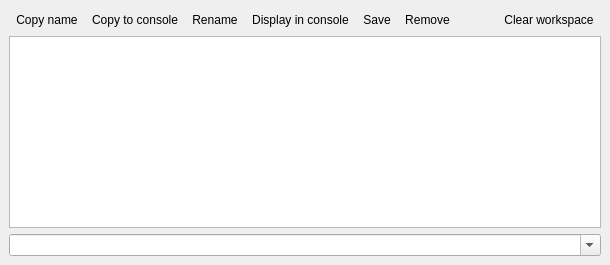
  <widget class="QDockWidget" name="dockWidgetWorkspace">
   <property name="sizePolicy">
    <sizepolicy hsizetype="Preferred" vsizetype="Preferred">
     <horstretch>0</horstretch>
     <verstretch>0</verstretch>
    </sizepolicy>
   </property>
   <property name="windowIcon">
    <iconset theme="user-home"/>
   </property>
   <property name="toolTip">
    <string>Scipyen's workspace table</string>
   </property>
   <property name="statusTip">
    <string>Scipyen's workspace table</string>
   </property>
   <property name="whatsThis">
    <string>&lt;html&gt;&lt;head/&gt;&lt;body&gt;&lt;p&gt;A table view with user's variables in Scipyen's workspace.&lt;/p&gt;&lt;p&gt;&lt;span style=&quot; font-weight:600;&quot;&gt;CAUTION:&lt;/span&gt;&lt;/p&gt;&lt;p&gt;&lt;span style=&quot; font-weight:400;&quot;&gt;Not all variables are visible. Notable hidden variables are: `_`, `__`, and objects created at start up (imported modules, functions and variables which are NOT necessarily global). &lt;/span&gt;&lt;/p&gt;&lt;p&gt;&lt;span style=&quot; font-weight:400;&quot;&gt;To see all the contents of the workspace at any time, execute `dir()` in Scipyen's console.&lt;/span&gt;&lt;/p&gt;&lt;/body&gt;&lt;/html&gt;</string>
   </property>
   <property name="features">
    <set>QDockWidget::DockWidgetFloatable|QDockWidget::DockWidgetMovable</set>
   </property>
   <property name="windowTitle">
    <string>&amp;User Variables</string>
   </property>
   <attribute name="dockWidgetArea">
    <number>8</number>
   </attribute>
   <widget class="QWidget" name="dockWidgetWorkspaceContents">
    <layout class="QVBoxLayout" name="verticalLayout_2">
     <item>
      <layout class="QHBoxLayout" name="horizontalLayout_3">
       <property name="spacing">
        <number>0</number>
       </property>
       <item>
        <widget class="QToolButton" name="copyVarnameToolBtn">
         <property name="toolTip">
          <string>Copy name</string>
         </property>
         <property name="statusTip">
          <string>Copy name</string>
         </property>
         <property name="whatsThis">
          <string>Copy name</string>
         </property>
         <property name="text">
          <string>Copy name</string>
         </property>
         <property name="icon">
          <iconset theme="edit-copy"/>
         </property>
         <property name="autoRaise">
          <bool>true</bool>
         </property>
        </widget>
       </item>
       <item>
        <widget class="QToolButton" name="sendVarnameToConsoleToolBtn">
         <property name="toolTip">
          <string>Send name to console</string>
         </property>
         <property name="statusTip">
          <string>Send name to console</string>
         </property>
         <property name="whatsThis">
          <string>Send name to console</string>
         </property>
         <property name="text">
          <string>Copy to console</string>
         </property>
         <property name="icon">
          <iconset theme="edit-paste-symbolic"/>
         </property>
         <property name="autoRaise">
          <bool>true</bool>
         </property>
        </widget>
       </item>
       <item>
        <widget class="QToolButton" name="renameVarnameToolBtn">
         <property name="toolTip">
          <string>Rename</string>
         </property>
         <property name="statusTip">
          <string>Rename</string>
         </property>
         <property name="whatsThis">
          <string>Rename</string>
         </property>
         <property name="text">
          <string>Rename</string>
         </property>
         <property name="icon">
          <iconset theme="edit-rename-symbolic"/>
         </property>
         <property name="autoRaise">
          <bool>true</bool>
         </property>
        </widget>
       </item>
       <item>
        <widget class="QToolButton" name="displayVariableToolBtn">
         <property name="toolTip">
          <string>Display object in console</string>
         </property>
         <property name="statusTip">
          <string>Display object in console</string>
         </property>
         <property name="whatsThis">
          <string>Display object in console</string>
         </property>
         <property name="text">
          <string>Display in console</string>
         </property>
         <property name="icon">
          <iconset theme="quickview-symbolic"/>
         </property>
         <property name="popupMode">
          <enum>QToolButton::DelayedPopup</enum>
         </property>
         <property name="autoRaise">
          <bool>true</bool>
         </property>
         <property name="arrowType">
          <enum>Qt::NoArrow</enum>
         </property>
        </widget>
       </item>
       <item>
        <widget class="QToolButton" name="saveVariableToolBtn">
         <property name="toolTip">
          <string>Save objects to disk</string>
         </property>
         <property name="statusTip">
          <string>Save objects to disk</string>
         </property>
         <property name="whatsThis">
          <string>Save objects to disk</string>
         </property>
         <property name="text">
          <string>Save</string>
         </property>
         <property name="icon">
          <iconset theme="document-save-symbolic"/>
         </property>
         <property name="autoRaise">
          <bool>true</bool>
         </property>
        </widget>
       </item>
       <item>
        <widget class="QToolButton" name="removeSelectedVarsToolBtn">
         <property name="toolTip">
          <string>Remove selected objects</string>
         </property>
         <property name="statusTip">
          <string>Remove selected objects</string>
         </property>
         <property name="whatsThis">
          <string>Remove selected objects</string>
         </property>
         <property name="text">
          <string>Remove</string>
         </property>
         <property name="icon">
          <iconset theme="edit-delete-symbolic"/>
         </property>
         <property name="autoRaise">
          <bool>true</bool>
         </property>
        </widget>
       </item>
       <item>
        <spacer name="horizontalSpacer_3">
         <property name="orientation">
          <enum>Qt::Horizontal</enum>
         </property>
         <property name="sizeHint" stdset="0">
          <size>
           <width>40</width>
           <height>20</height>
          </size>
         </property>
        </spacer>
       </item>
       <item>
        <widget class="QToolButton" name="clearWorkspaceToolBtn">
         <property name="toolTip">
          <string>Clear workspace</string>
         </property>
         <property name="statusTip">
          <string>Clear workspace</string>
         </property>
         <property name="whatsThis">
          <string>Clear workspace</string>
         </property>
         <property name="accessibleName">
          <string>Clear workspace</string>
         </property>
         <property name="text">
          <string>Clear workspace</string>
         </property>
         <property name="icon">
          <iconset theme="edit-clear-all-symbolic"/>
         </property>
         <property name="autoRaise">
          <bool>true</bool>
         </property>
        </widget>
       </item>
      </layout>
     </item>
     <item>
      <widget class="QTableView" name="workspaceView">
       <property name="sizePolicy">
        <sizepolicy hsizetype="MinimumExpanding" vsizetype="Expanding">
         <horstretch>0</horstretch>
         <verstretch>0</verstretch>
        </sizepolicy>
       </property>
       <property name="contextMenuPolicy">
        <enum>Qt::CustomContextMenu</enum>
       </property>
       <property name="acceptDrops">
        <bool>true</bool>
       </property>
       <property name="toolTip">
        <string>&lt;html&gt;
&lt;head/&gt;
&lt;body&gt;
&lt;ul&gt;
&lt;li&gt;Left mouse buttons:
&lt;ul&gt;
&lt;li&gt;single click selects&lt;/li&gt;
&lt;li&gt;double click show variable in the default Scipyen viewer for the variable type&lt;/li&gt;
&lt;/ul&gt;
&lt;/li&gt;
&lt;li&gt;Right mouse button click for context menu&lt;/li&gt;
&lt;/ul&gt;
&lt;/body&gt;
&lt;/html&gt;</string>
       </property>
       <property name="statusTip">
        <string>Left click to select; left double click to display; right click for context menu.</string>
       </property>
       <property name="whatsThis">
        <string>Left button click selects (press SHIFT for continuous, CTRL for extended selection). 

Left button double-click opens data in viewer (SHIFT for a new viewer) or displays data in console if no appropriate viewer exists.

Right button click opens context menu with more actions.

NOTE: you can click anywhere in the row to select</string>
       </property>
       <property name="showDropIndicator" stdset="0">
        <bool>false</bool>
       </property>
       <property name="dragEnabled">
        <bool>true</bool>
       </property>
       <property name="dragDropOverwriteMode">
        <bool>false</bool>
       </property>
       <property name="dragDropMode">
        <enum>QAbstractItemView::DragOnly</enum>
       </property>
       <property name="defaultDropAction">
        <enum>Qt::IgnoreAction</enum>
       </property>
       <property name="alternatingRowColors">
        <bool>true</bool>
       </property>
       <property name="showGrid">
        <bool>false</bool>
       </property>
       <property name="gridStyle">
        <enum>Qt::DotLine</enum>
       </property>
       <property name="sortingEnabled">
        <bool>true</bool>
       </property>
       <property name="wordWrap">
        <bool>false</bool>
       </property>
       <attribute name="horizontalHeaderCascadingSectionResizes">
        <bool>true</bool>
       </attribute>
       <attribute name="horizontalHeaderStretchLastSection">
        <bool>true</bool>
       </attribute>
       <attribute name="verticalHeaderVisible">
        <bool>true</bool>
       </attribute>
       <attribute name="verticalHeaderShowSortIndicator" stdset="0">
        <bool>false</bool>
       </attribute>
      </widget>
     </item>
     <item>
      <widget class="QComboBox" name="varNameFilterFinderComboBox">
       <property name="sizePolicy">
        <sizepolicy hsizetype="MinimumExpanding" vsizetype="Fixed">
         <horstretch>0</horstretch>
         <verstretch>0</verstretch>
        </sizepolicy>
       </property>
       <property name="toolTip">
        <string>Find variable by name using regular expressions. Pres ENTER to remember this expression.</string>
       </property>
       <property name="statusTip">
        <string>Find variable by name using regular expressions. Pres ENTER to remember this expression.</string>
       </property>
       <property name="whatsThis">
        <string>Find variable by name using regular expressions. Pres ENTER to remember this expression.</string>
       </property>
       <property name="editable">
        <bool>true</bool>
       </property>
      </widget>
     </item>
    </layout>
   </widget>
  </widget>
